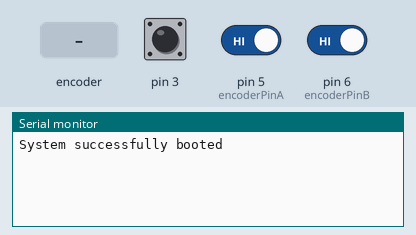
A sketch run on a simulated Arduino Uno, built with avr-gcc and run on an emulated ATmega328P. On the bench: the last lines printed to the serial monitor. The inputs (shaded band) are chosen by the test bench; at power-on: pin 3 HIGH, pin 5 (encoderPinA) HIGH, pin 6 (encoderPinB) HIGH.

Above: at 1.2 s.
1.3 s: rotary encoder on pin 5 (encoderPinA) / pin 6 (encoderPinB) turned 1 step (first pin leading)
At 2.6 s:
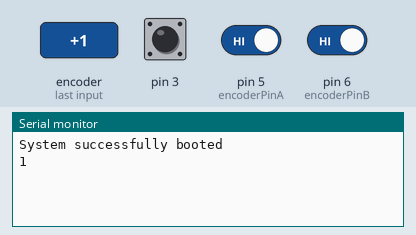
3.0 s: pin 3 pulled LOW for 0.15 s
At 3.3 s:
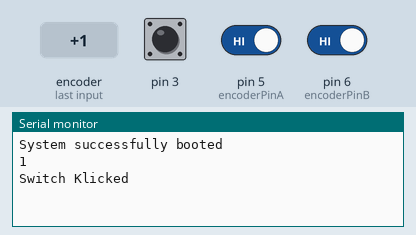
4.6 s: rotary encoder on pin 5 (encoderPinA) / pin 6 (encoderPinB) turned 1 step (first pin leading)
At 5.2 s:
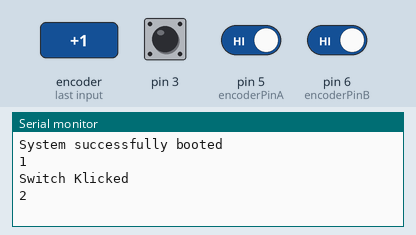

Measured:
- after the input at 1.3 s, the serial monitor: prints a new line after 0.05 s (image 1)
- after the input at 3.0 s, the serial monitor: prints a new line at once (image 2)
- after the input at 4.6 s, the serial monitor: prints a new line after 0.05 s (image 3)

The sketch:

Encoder2PC.ino
```cpp
int encoderPinA = 5;
int encoderPinB = 6;
int encoderPos = 0;
int encoderPinALast = LOW;
int encoderPinANow = LOW;
bool clicked = false;
bool klick = true;

void setup()
{
  pinMode(3, INPUT_PULLUP);
  pinMode (encoderPinA, INPUT_PULLUP);
  pinMode (encoderPinB, INPUT_PULLUP);
  Serial.begin(9600);
  Serial.println("System successfully booted");
}

void loop()
{
  encoderPinANow = digitalRead(encoderPinA);
  if ((encoderPinALast == HIGH) && (encoderPinANow == LOW)) {
    if (digitalRead(encoderPinB) == HIGH) {
      encoderPos++;
      delay(50);
    } else {
      encoderPos--;
      delay(50);
    }
    Serial.println(encoderPos);
  }
  encoderPinALast = encoderPinANow;

  klick = digitalRead(3);

  if (klick == LOW && clicked == false)
  {
    clicked = true;
    Serial.println("Switch Klicked");
  }
  if (klick == HIGH) clicked = false;
}
```
